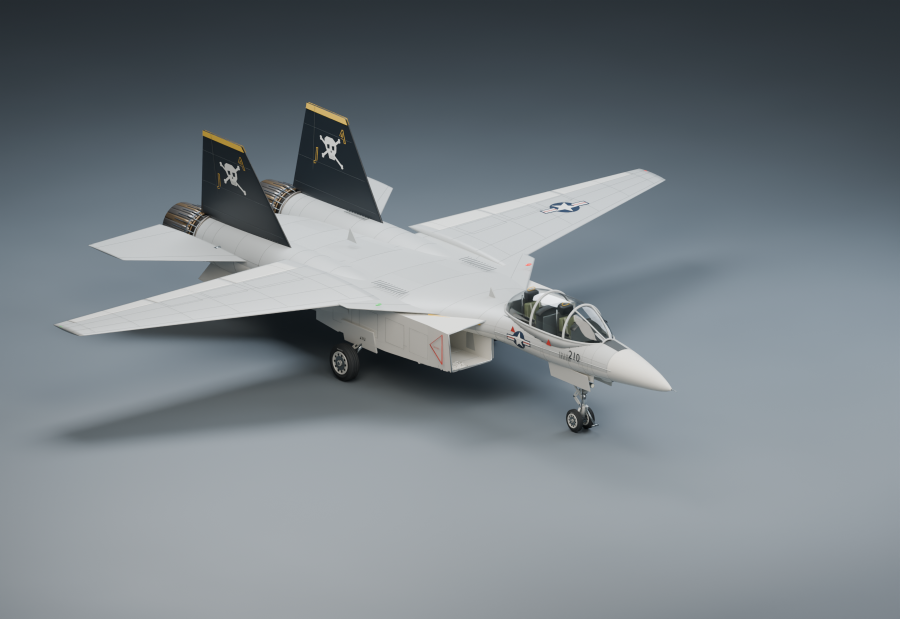
#> input picture PROJECT_TOMCAT/renders/01_FRONT_THREE_QUARTER.png, 1800 x 1238 px (shown at 1/2 size); its folder holds only this picture in this run
$ python make_contact_sheet.py
#> lines starting #> are read from the running program, lines starting #| are printed output that depends on the picture
"""Optional presentation utility. Run with a Python installation containing Pillow."""
from pathlib import Path
from PIL import Image,ImageOps,ImageDraw,ImageFont
ROOT=Path(__file__).resolve().parents[1]
files=sorted((ROOT/'renders').glob('[0-9][0-9]_*.png'))
cols=3;tw=600;th=440;header=130
rows=(len(files)+cols-1)//cols
canvas=Image.new('RGB',(cols*tw,header+rows*th),(18,25,31));draw=ImageDraw.Draw(canvas)
#> after `canvas = Image.new('RGB', (cols * tw, header + rows * th), (18, 25, 31`:
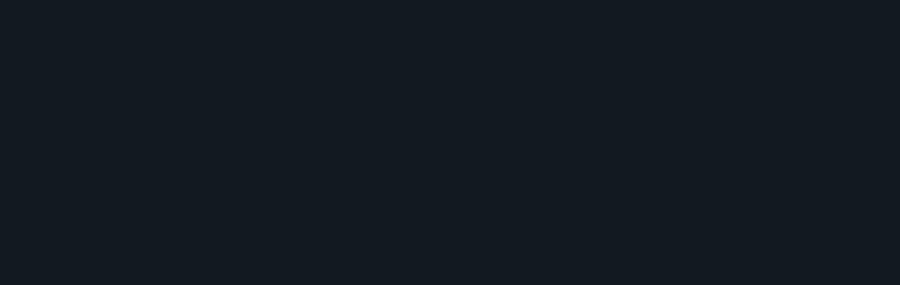
#> canvas: PIL image 1800x570 RGB (shown at 1/2 size); mean R, G, B 18, 25, 31
fontpath='/usr/share/fonts/truetype/dejavu/DejaVuSans.ttf'
try:
 titlefont=ImageFont.truetype(fontpath,38);font=ImageFont.truetype(fontpath,18);small=ImageFont.truetype(fontpath,20)
except OSError:titlefont=font=small=ImageFont.load_default()
draw.text((30,22),'PROJECT TOMCAT  /  F-14A',fill='#f1eee5',font=titlefont)
draw.text((32,80),'VF-84 · 160391 · circa 1978   |   Reconstrucción artística estática',fill='#b7c5cd',font=small)
for i,path in enumerate(files):
 x=(i%cols)*tw;y=header+(i//cols)*th
 im=Image.open(path).convert('RGB');im.thumbnail((tw-16,th-48),Image.Resampling.LANCZOS)
#> after `im.thumbnail((tw - 16, th - 48), Image.Resampling.LANCZOS)`:
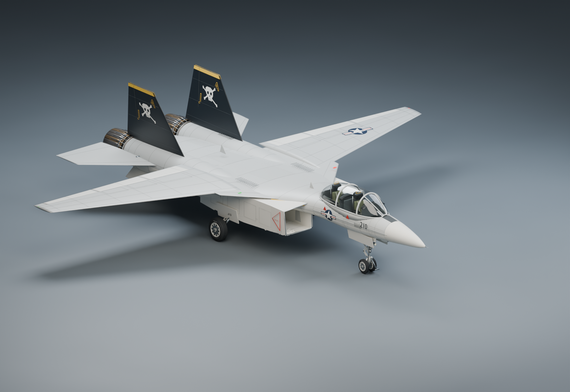
#> im: PIL image 570x392 RGB; mean R, G, B 118.4, 126.9, 132.6
 canvas.paste(im,(x+(tw-im.width)//2,y+(th-48-im.height)//2))
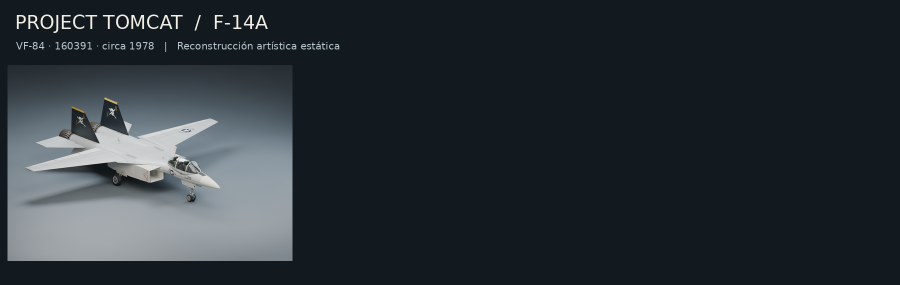
#> canvas: PIL image 1800x570 RGB (shown at 1/2 size); mean R, G, B 41.1, 48.4, 54.3
 label=path.stem.replace('_',' ')
 draw.text((x+16,y+th-36),label,fill='#d3dce0',font=font)
canvas.save(ROOT/'renders'/'CONTACT_SHEET.jpg',quality=92)
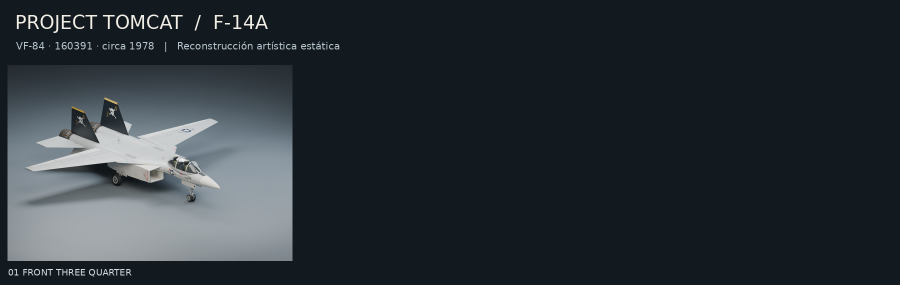
#> saved as CONTACT_SHEET.jpg: PIL image 1800x570 RGB (shown at 1/2 size); mean R, G, B 41.3, 48.6, 54.5

$ run again, on PROJECT_TOMCAT/renders/07_COCKPIT_CUTAWAY.png
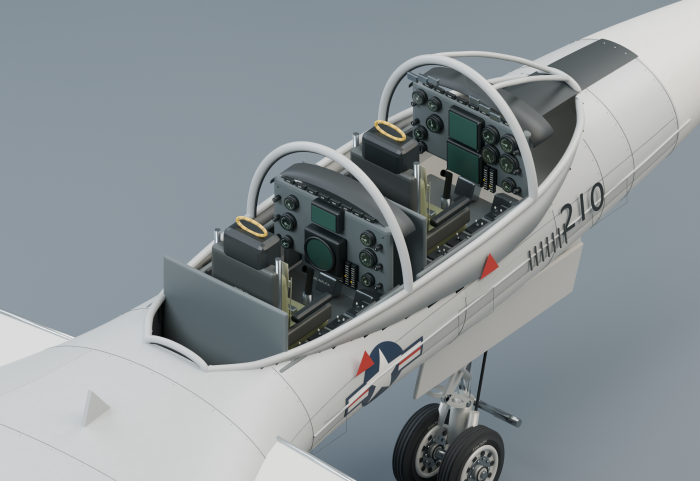
#> input picture PROJECT_TOMCAT/renders/07_COCKPIT_CUTAWAY.png, 1400 x 962 px (shown at 1/2 size)
#> `im.thumbnail((tw - 16, th - 48), Image.Resampling.LANCZOS)`:
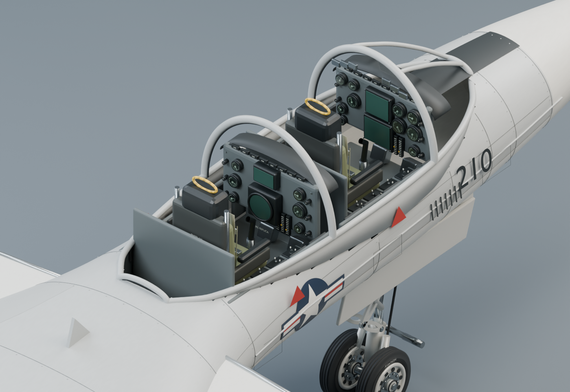
#> im: PIL image 570x392 RGB; mean R, G, B 137.8, 144.8, 148
#> `canvas.save(ROOT/'renders'/'CONTACT_SHEET.jpg',quality=92)`:
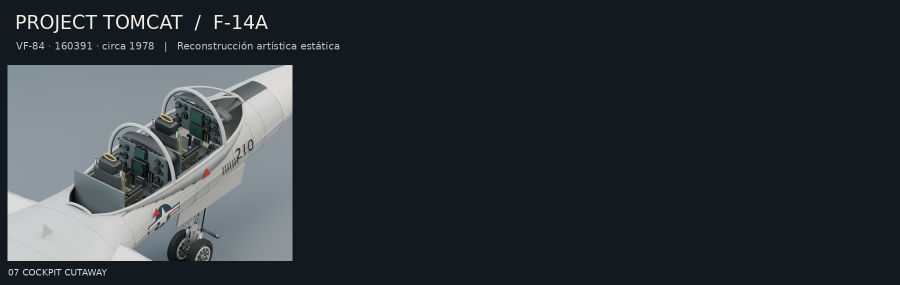
#> saved as CONTACT_SHEET.jpg: PIL image 1800x570 RGB (shown at 1/2 size); mean R, G, B 45.5, 52.4, 57.8

$ run again, on PROJECT_TOMCAT/renders/02_REAR_THREE_QUARTER.png
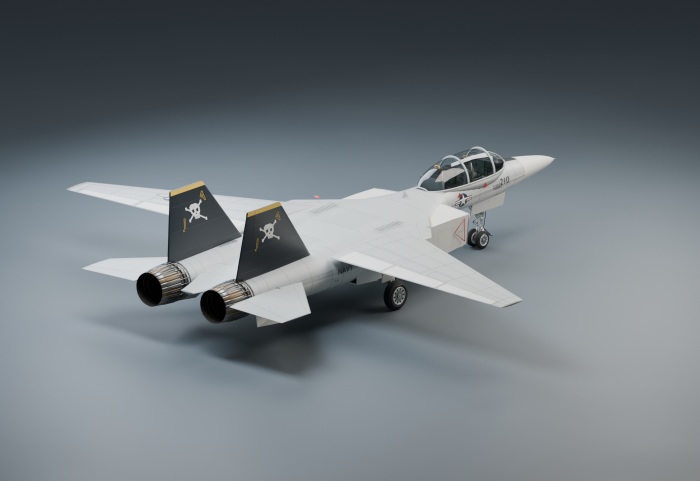
#> input picture PROJECT_TOMCAT/renders/02_REAR_THREE_QUARTER.png, 1400 x 962 px (shown at 1/2 size)
#> `im.thumbnail((tw - 16, th - 48), Image.Resampling.LANCZOS)`:
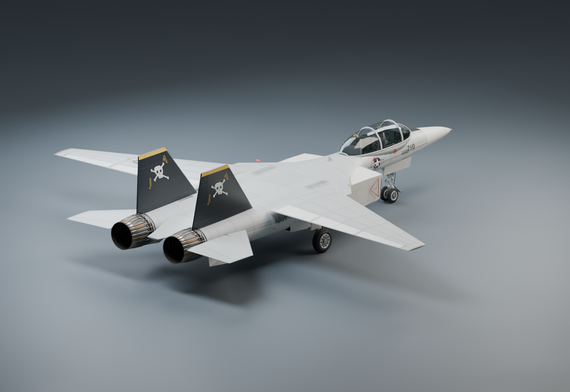
#> im: PIL image 570x392 RGB; mean R, G, B 111.5, 119.2, 124.3
#> `canvas.save(ROOT/'renders'/'CONTACT_SHEET.jpg',quality=92)`:
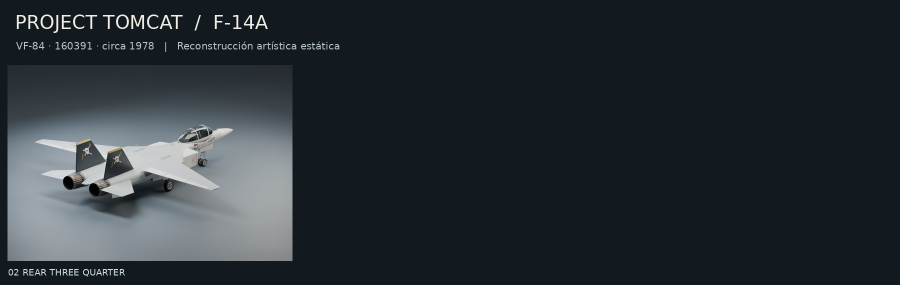
#> saved as CONTACT_SHEET.jpg: PIL image 1800x570 RGB (shown at 1/2 size); mean R, G, B 39.8, 46.9, 52.7
